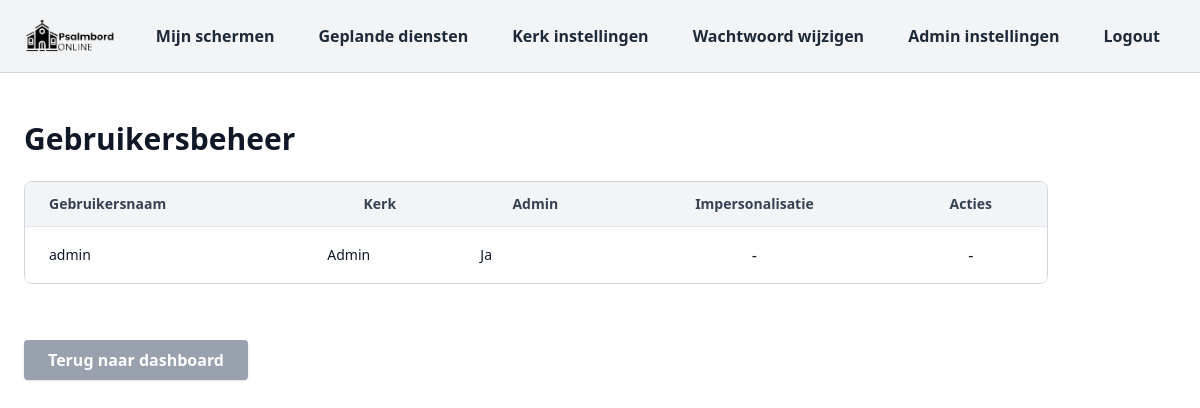
Before: /admin/users (signed in) with the older database file.
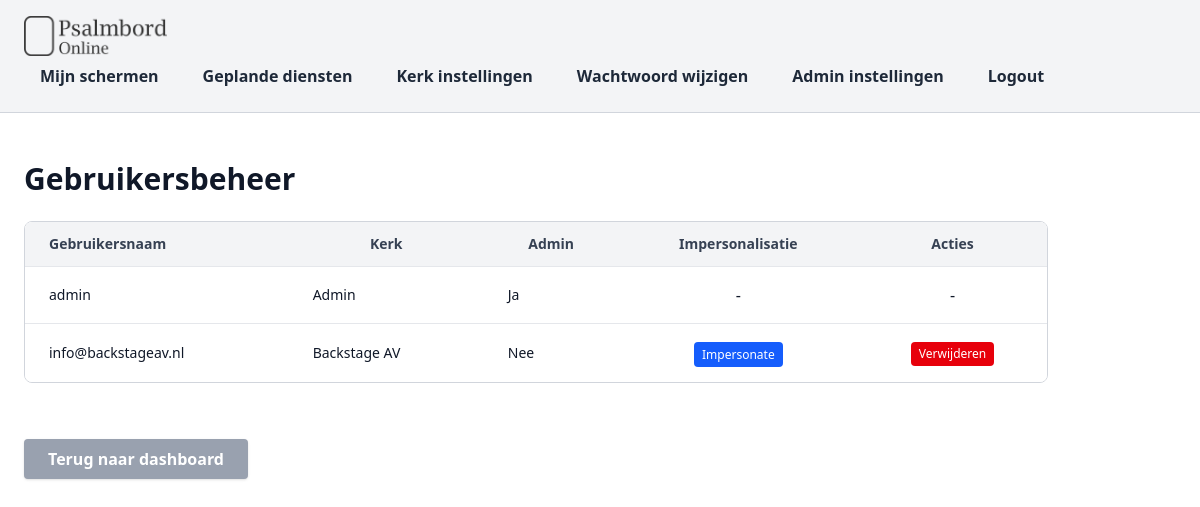
After: the same page with the newer database file.
### app.py (models this page shows)
class User(UserMixin, db.Model):
    id = db.Column(db.Integer, primary_key=True)
    username = db.Column(db.String(150), unique=True, nullable=False)
    password = db.Column(db.String(150), nullable=False)
    church_id = db.Column(db.Integer, db.ForeignKey('church.id'), nullable=False)
    is_admin = db.Column(db.Boolean, default=False)

class Church(db.Model):
    id = db.Column(db.Integer, primary_key=True)
    name = db.Column(db.String(150), unique=True, nullable=False)
    is_active = db.Column(db.Boolean, default=False, nullable=False)  # New field for activation state
    contact_email = db.Column(db.String(150), default='')
    contact_phone = db.Column(db.String(50), default='')
    contact_address = db.Column(db.String(200), default='')
    logo_filename = db.Column(db.String(300), nullable=True)  # New field for logo filename
    users = db.relationship('User', backref='church', lazy=True)
    boards = db.relationship('Liturgiebord', backref='church', lazy=True)

### app.py (the view)
@app.route('/admin/users')
@login_required
def admin_users():
    if not current_user.is_admin:
        flash('Geen toegang')
        return redirect(url_for('portal'))
    users = User.query.all()
    return render_template('admin_users.html', users=users)

### app.py (called while the page is built)
@login_manager.user_loader
def load_user(user_id):
    return User.query.get(int(user_id))

@app.before_request
def impersonate_user():
    if 'impersonate_id' in session and 'admin_id' in session:
        admin = User.query.get(session['admin_id'])
        if admin and admin.is_authenticated and admin.is_admin:
            user = User.query.get(session['impersonate_id'])
            if user:
                login_user(user)
                current_user._is_impersonated = True
                current_user._real_admin_id = admin.id
    else:
        if hasattr(current_user, '_is_impersonated'):
            delattr(current_user, '_is_impersonated')
        if hasattr(current_user, '_real_admin_id'):
            delattr(current_user, '_real_admin_id')

### templates/admin_users.html (shortened to what this page needs)
{% extends 'base.html' %}
{% block content %}
<div class="space-y-8 max-w-5xl">
  <h2 class="text-3xl font-semibold mb-6">Gebruikersbeheer</h2>
  <div class="overflow-x-auto rounded-lg border border-gray-300">
    <table class="min-w-full divide-y divide-gray-200 bg-white">
      <thead class="bg-gray-100">
        <tr>
          <th scope="col" class="px-6 py-3 text-left text-sm font-semibold text-gray-700">Gebruikersnaam</th>
          <th scope="col" class="px-6 py-3 text-sm font-semibold text-gray-700">Kerk</th>
          <th scope="col" class="px-6 py-3 text-sm font-semibold text-gray-700">Admin</th>
          <th scope="col" class="px-6 py-3 text-center text-sm font-semibold text-gray-700">Impersonalisatie</th>
          <th scope="col" class="px-6 py-3 text-center text-sm font-semibold text-gray-700">Acties</th>
        </tr>
      </thead>
      <tbody class="divide-y divide-gray-200">
        {% for user in users %}
        <tr>
          <td class="whitespace-nowrap px-6 py-4 text-sm text-gray-900">{{ user.username }}</td>
          <td class="px-6 py-4 text-sm text-gray-900">{{ user.church.name }}</td>
          <td class="px-6 py-4 text-sm text-gray-900">{% if user.is_admin %}Ja{% else %}Nee{% endif %}</td>
          <td class="text-center px-6 py-4">
            {% if not user.is_admin %}
            <a href="{{ url_for('admin_impersonate', user_id=user.id) }}" class="bg-blue-600 text-white text-xs px-2 py-1 rounded hover:bg-blue-700 transition">Impersonate</a>
            {% else %}-{% endif %}
          </td>
          <td class="text-center px-6 py-4">
            {% if not user.is_admin %}
            <form action="{{ url_for('admin_delete_user', user_id=user.id) }}" method="post" style="display:inline;" onsubmit="return confirm('Weet je zeker dat je deze gebruiker en alle bijbehorende kerkdata wilt verwijderen?');">
              <button type="submit" class="bg-red-600 text-white text-xs px-2 py-1 rounded hover:bg-red-700 transition">Verwijderen</button>
            </form>
            {% else %}-{% endif %}
          </td>
        </tr>
        {% endfor %}
      </tbody>
    </table>
  </div>
  <a href="{{ url_for('admin_dashboard') }}" class="bg-gray-400 text-white px-6 py-2 rounded font-semibold shadow hover:bg-gray-500 transition inline-block mt-6">Terug naar dashboard</a>
</div>
{% endblock %}

### templates/base.html (shortened to what this page needs)
<!DOCTYPE html>
<html lang="en">
<head>
    <script src="https://cdn.jsdelivr.net/npm/@tailwindcss/browser@4"></script>
</head>
<body class="bg-white text-gray-900 font-sans min-h-screen flex flex-col">
  <nav class="bg-gray-100 border-b border-gray-300 px-6 py-4 flex flex-wrap items-center justify-between">
      {% if current_user.is_authenticated and current_user.church and current_user.church.logo_filename %}
      <a href="{{ url_for('index') }}"><img src="{{ url_for('uploaded_file', filename=current_user.church.logo_filename) }}" alt="Logo" class="h-10 w-auto object-contain"></a>
    {% else %}
      <a href="{{ url_for('index') }}"><img src="{{ url_for('static', filename='default_logo.png') }}" alt="Default Logo" class="h-10 w-auto object-contain"></a>
    {% endif %}
    <div class="nav-links flex flex-wrap gap-3 mt-2 sm:mt-0">
      {% if current_user.is_authenticated %}
        <a href="/portal" class="px-4 py-2 text-gray-800 rounded font-semibold hover:bg-blue-600 hover:text-white transition">Mijn schermen</a>
        <a href="{{ url_for('global_schedules') }}" class="px-4 py-2 text-gray-800 rounded font-semibold hover:bg-blue-600 hover:text-white transition">Geplande diensten</a>
        <a href="{{ url_for('church_settings') }}" class="px-4 py-2 text-gray-800 rounded font-semibold hover:bg-blue-600 hover:text-white transition">Kerk instellingen</a>
        <a href="{{ url_for('change_password') }}" class="px-4 py-2 text-gray-800 rounded font-semibold hover:bg-blue-600 hover:text-white transition">Wachtwoord wijzigen</a>
        {% if current_user.is_admin %}
          <a href="{{ url_for('admin_dashboard') }}" class="px-4 py-2 text-gray-800 rounded font-semibold hover:bg-blue-600 hover:text-white transition">Admin instellingen</a>
        {% endif %}
        <a href="/logout" class="px-4 py-2 text-gray-800 rounded font-semibold hover:bg-blue-600 hover:text-white transition">Logout</a>
      {% else %}
        <a href="/login" class="px-4 py-2 text-gray-800 rounded font-semibold hover:bg-blue-600 hover:text-white transition">Login</a>
        <a href="/register" class="px-4 py-2 text-gray-800 rounded font-semibold hover:bg-blue-600 hover:text-white transition">Register</a>
      {% endif %}
    </div>
  </nav>
  <main class="flex-grow max-w-7xl mx-auto w-full px-6 py-8 sm:py-12">
    {% block content %}{% endblock %}
  </main>
</body>
</html>

Changed rows visible on the page:
now on this page (row edited): Church: logo_filename (placeholder picture)
added User: username "info@backstageav.nl", church.name "Backstage AV", is_admin "Nee"
